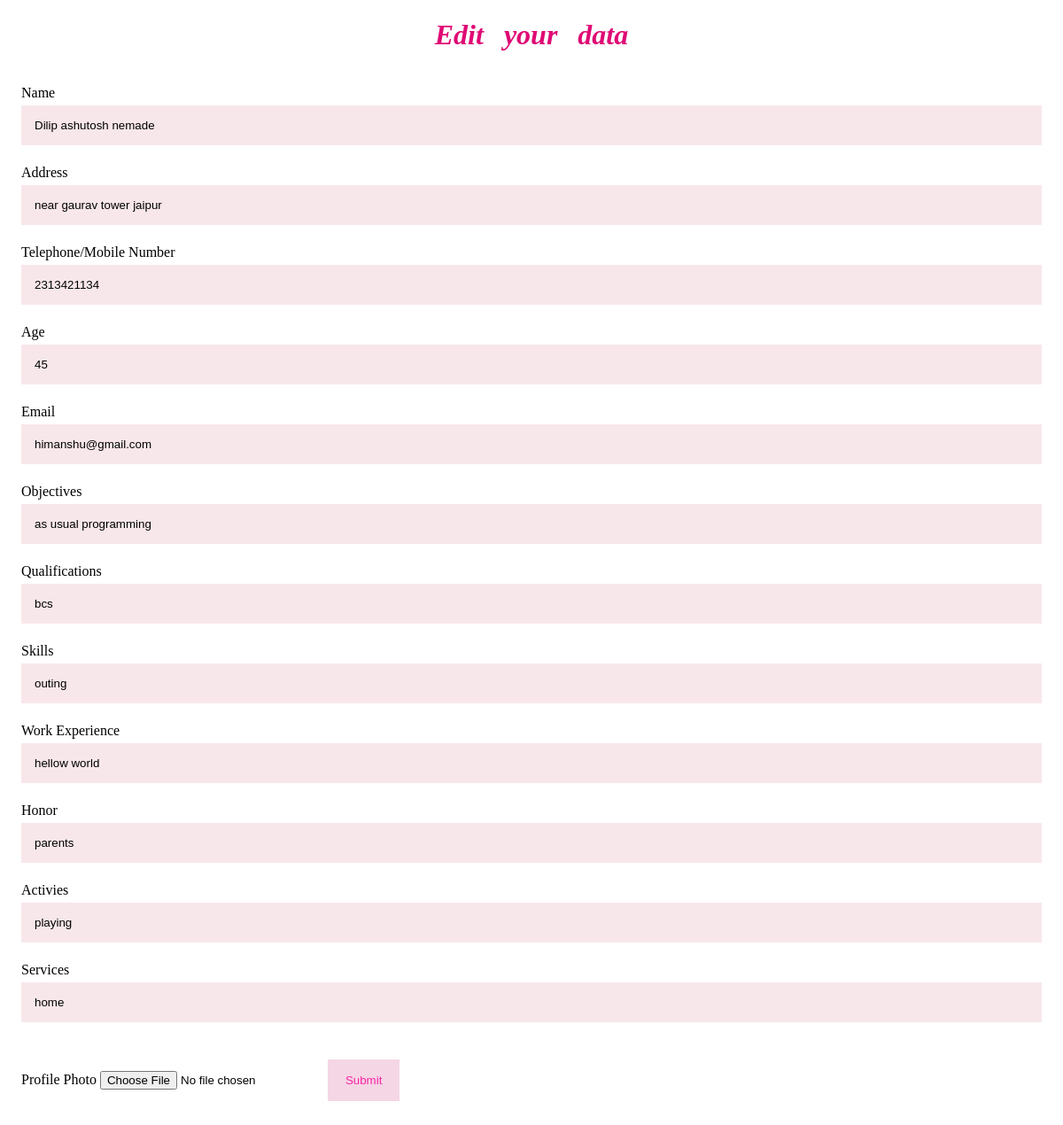
/person/66/, run on the app's committed database.
### myapp/models.py (models this page shows)
class Person(models.Model):
    name = models.CharField(max_length=20)
    address = models.TextField(max_length=100)
    number = models.IntegerField()
    email = models.EmailField()
    age = models.IntegerField()
    image = models.ImageField(upload_to='images')
    qualification = models.TextField(max_length=60)
    skills = models.TextField(max_length=30)
    objective = models.TextField(max_length=100)
    experience= models.TextField(max_length=100)
    honor = models.CharField(max_length=100)
    activity = models.CharField(max_length=100)
    service = models.CharField(max_length=100)

### myapp/views.py (the view)
# urls.py: path('person/<int:pk>/',views.edit,name = 'edit'),
def edit(request,pk):
    person= get_object_or_404(Person,pk=pk)
    return render(request,'myapp/edit.html',{'person':person})

### myapp/templates/myapp/edit.html (shortened to what this page needs)
{% load static%}
<!DOCTYPE html>
<html>
    <head>
        <link rel="stylesheet" href="{% static 'style2.css' %}">
    </head>
    <body>
         <h1><i>Edit your data</i></h1>
        <form method="post" action="{% url 'update' pk=person.pk %}">
        <div class="container">
            <label for="name">Name</label>
                <input type = "text" name = "name" placeholder="Enter your full name" value="{{person.name}}" required>
            <label for="address">Address</label>
                <input type = "text" name = "address" value="{{person.address}}" required>
            <label for="number">Telephone/Mobile Number</label>
                    <input type="number" name = "number" placeholder="10 Digit" value="{{person.number}}">
            <label for="age">Age</label>
                <input type = "number" name = "age" placeholder="Enter your Age" value="{{person.age}}">
            <label for="email">Email</label>
                <input type = "email" name = "email" placeholder="valid id" value="{{person.email}}" >
            <label for="objective">Objectives</label>
                <input type = "text" name = "objective" value="{{person.objective}}">
            <label for="qualification">Qualifications</label>
                <input type = "text"  name = "qualification" placeholder="eg.Bsc" value="{{person.qualification}}">
            <label for="skills">Skills</label>
                <input type="text" name="skills" placeholder="eg.Computer basics" value="{{person.skills}}">
            <label for="experiece">Work Experience</label>
                <input type = "text" name = "experience" value="{{person.experience}}">
            <label for="honor">Honor</label>
                <input type = "text" name = "honor" value="{{person.honor}}" >
            <label for="activies">Activies</label>
                <input type = "text" name = "activity" value="{{person.activity}}" >
            <label for="service">Services</label>
                <input type = "text" name = "service" value="{{person.service}}" >
            <label for="image">Profile Photo</label>
                <input type="file" name="image" value="{{person.name}}">
            <button type = "submit" class="button">Submit</button>
    </form>
    </body>
</html>

### myapp/static/style2.css (style rules this page uses)
* { box-sizing: border-box; }
h1 { text-align: center; }
input[type=text],input[type=number],input[type=email] { width: 100%; padding: 15px; margin: 5px 0 22px 0; display: inline-block; border: none; background: #f1f1f1; }
.container { padding: 16px; }
input[type=text],input[type=number],input[type=email] { width: 100%; padding: 15px; margin: 5px 0 22px 0; display: inline-block; border: none; background: rgb(248, 231, 234); }
button { margin: 20px; background-color: #f5d2e3; color: rgb(247, 11, 156); padding: 16px 20px; border: none; cursor: pointer; opacity: 0.9; margin-left: auto; }
h1 { color:rgb(223, 9, 116); text-align: center; word-spacing: 15px; }

### data on the page
Person: name "Dilip ashutosh nemade", address "near gaurav tower jaipur", number "2313421134", age "45", email "himanshu@gmail.com", objective "as usual programming", qualification "bcs", skills "outing", experience "hellow world", honor "parents", activity "playing", service "home"
